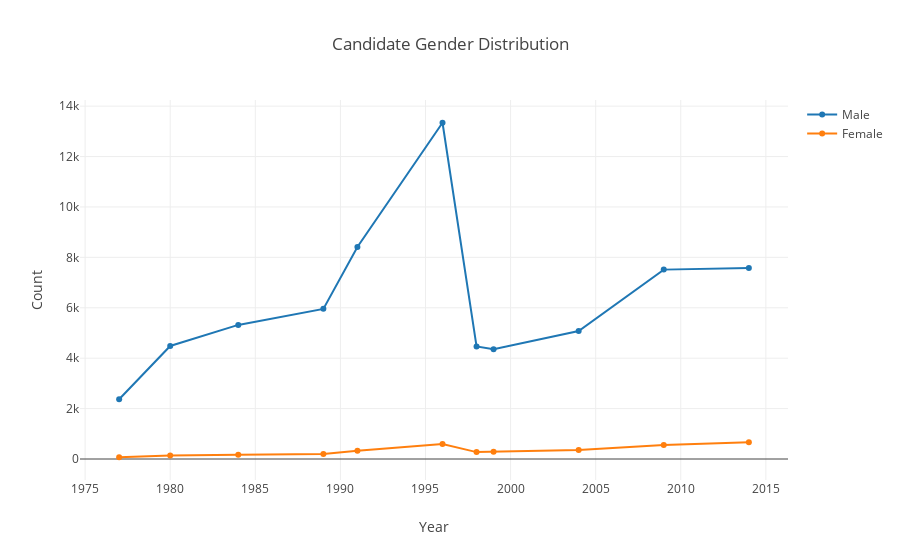

The code cell stored with this chart in its notebook:
### Markdown cell above
* The 9th General Elections had 6K candidates in the fray, while in the 10th General Elections around 8K candidates contested for 543 seats.
* In the Eleventh General Elections, 13K candidates contested for 543 seats,
  which were reduced drastically to 4K candidates in 12th Lok Sabha,
  because of increase of security deposit amount.

### Code cell
# candidate gender distribution

gen_m = nl[nl['cand_sex'] == 'M']
gen_f = nl[nl['cand_sex'] == 'F']
total_m = gen_m.groupby(['year']).count()['cand_sex'].reset_index(name ='Total')
total_f = gen_f.groupby(['year']).count()['cand_sex'].reset_index(name ='Total')

trace1 = go.Scatter(x = total_m.year,
                   y = total_m.Total,
                   mode = 'lines+markers',
                   name = 'Male') 
trace2 = go.Scatter(x = total_f.year,
                   y = total_f.Total,
                   mode = 'lines+markers',
                   name = 'Female')

data = [trace1,trace2]
layout = go.Layout(title = 'Candidate Gender Distribution',
                 xaxis = {'title' : 'Year'},
                 yaxis = {'title' : 'Count'})

fig = go.Figure(data, layout)
iplot(fig)

### Figure 1 — Plotly figure (JSON) as saved in the notebook; plotly's stock layout.template omitted (floating-point values rounded to 4 significant figures)
{"data": [{"mode": "lines+markers", "name": "Male", "type": "scatter", "uid": "55087881-2760-4415-868d-746734c2e9f3", "x": [1977, 1980, 1984, 1989, 1991, 1996, 1998, 1999, 2004, 2009, 2014], "y": [2369, 4486, 5321, 5957, 8414, 13341, 4466, 4358, 5080, 7514, 7578]}, {"mode": "lines+markers", "name": "Female", "type": "scatter", "uid": "175126e2-6ae7-4479-aa52-a3727fd3b32e", "x": [1977, 1980, 1984, 1989, 1991, 1996, 1998, 1999, 2004, 2009, 2014], "y": [70, 143, 171, 198, 330, 599, 274, 284, 355, 556, 668]}], "layout": {"title": {"text": "Candidate Gender Distribution"}, "xaxis": {"title": {"text": "Year"}}, "yaxis": {"title": {"text": "Count"}}}}
